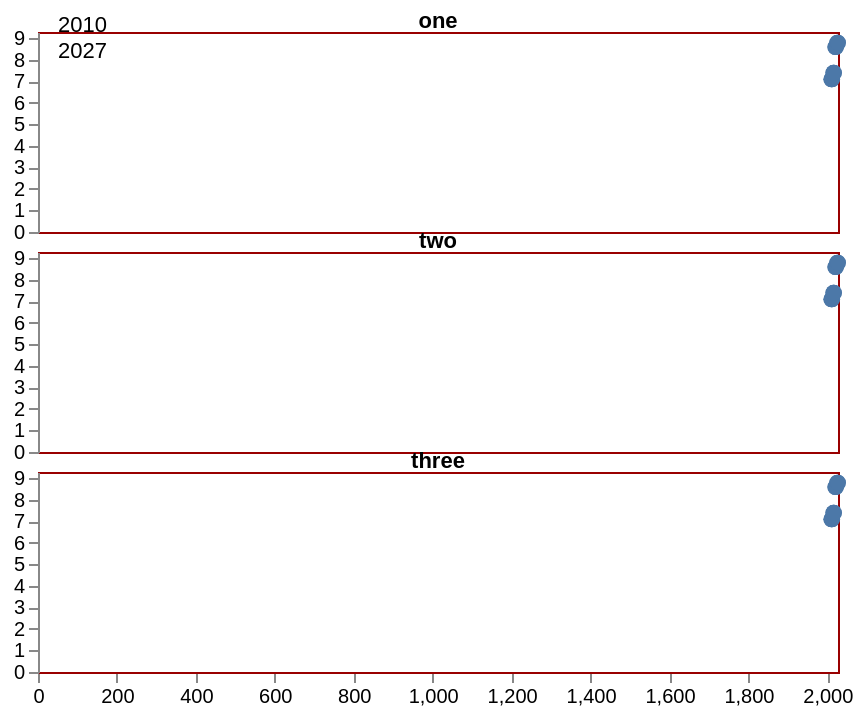

Describe this chart as a Vega-Lite specification.
### Vega specification from a JSON file in a GitHub repository (floating-point values rounded to 4 significant figures)
{"$schema": "https://vega.github.io/schema/vega/v6.json", "background": "#ffffff", "width": 400, "padding": 5, "signals": [{"name": "vPad", "value": 10}, {"name": "cellHeight", "value": 100}, {"name": "height", "update": "3 * (vPad + cellHeight)"}], "data": [{"name": "source", "values": [{"yr": 2010, "q01": 2.6, "q05": 6.5, "q50": 7.1, "q95": 7.2, "q99": 8.2, "observation": "one"}, {"yr": 2015, "q01": 2.7, "q05": 7.2, "q50": 7.4, "q95": 7.6, "q99": 8.3, "observation": "one"}, {"yr": 2020, "q01": 2.6, "q05": 8.1, "q50": 8.6, "q95": 8.7, "q99": 9.2, "observation": "one"}, {"yr": 2025, "q01": 2.9, "q05": 8.2, "q50": 8.8, "q95": 8.9, "q99": 9.3, "observation": "one"}, {"yr": 2011, "q01": 2.6, "q05": 6.5, "q50": 7.1, "q95": 7.2, "q99": 8.2, "observation": "two"}, {"yr": 2016, "q01": 2.7, "q05": 7.2, "q50": 7.4, "q95": 7.6, "q99": 8.3, "observation": "two"}, {"yr": 2021, "q01": 2.6, "q05": 8.1, "q50": 8.6, "q95": 8.7, "q99": 9.2, "observation": "two"}, {"yr": 2026, "q01": 2.9, "q05": 8.2, "q50": 8.8, "q95": 8.9, "q99": 9.3, "observation": "two"}, {"yr": 2012, "q01": 2.6, "q05": 6.5, "q50": 7.1, "q95": 7.2, "q99": 8.2, "observation": "three"}, {"yr": 2017, "q01": 2.7, "q05": 7.2, "q50": 7.4, "q95": 7.6, "q99": 8.3, "observation": "three"}, {"yr": 2022, "q01": 2.6, "q05": 8.1, "q50": 8.6, "q95": 8.7, "q99": 9.2, "observation": "three"}, {"yr": 2027, "q01": 2.9, "q05": 8.2, "q50": 8.8, "q95": 8.9, "q99": 9.3, "observation": "three"}]}, {"name": "transform_1", "source": "source", "transform": [{"type": "fold", "fields": ["q01", "q05", "q50", "q95", "q99"], "as": ["quantile", "value"]}, {"type": "extent", "field": "value", "signal": "y_range"}]}, {"name": "transform_2", "source": "source", "transform": [{"type": "extent", "field": "yr", "signal": "x_range"}]}], "scales": [{"name": "group_scale", "type": "band", "range": [0, {"signal": "height"}], "domain": {"data": "source", "field": "observation"}}, {"name": "x_scale", "type": "linear", "domain": {"signal": "x_range"}, "range": "width"}], "axes": [{"orient": "bottom", "scale": "x_scale"}], "marks": [{"name": "group_facet", "type": "group", "from": {"facet": {"data": "source", "name": "groups", "groupby": "observation"}}, "encode": {"enter": {"y": {"scale": "group_scale", "field": "observation", "offset": {"value": 10}}, "height": {"signal": "cellHeight"}, "width": {"signal": "width"}, "stroke": {"value": "#900"}}}, "scales": [{"name": "y_scale", "type": "linear", "domain": {"signal": "y_range"}, "range": [{"signal": "cellHeight"}, 0]}], "axes": [{"orient": "left", "scale": "y_scale"}], "marks": [{"type": "symbol", "from": {"data": "source"}, "encode": {"enter": {"x": {"scale": "x_scale", "field": "yr"}, "y": {"scale": "y_scale", "field": "q50"}, "shape": {"value": "circle"}, "strokeWidth": {"value": 2}}}}]}, {"type": "text", "from": {"data": "group_facet"}, "encode": {"enter": {"x": {"field": "width", "mult": 0.5}, "y": {"field": "y"}, "fontSize": {"value": 11}, "fontWeight": {"value": "bold"}, "text": {"field": "datum.observation"}, "align": {"value": "center"}, "baseline": {"value": "bottom"}, "fill": {"value": "#000"}}}}, {"type": "text", "encode": {"enter": {"text": {"signal": "x_range"}, "x": {"value": 10}, "y": {"value": 10}}}}]}
